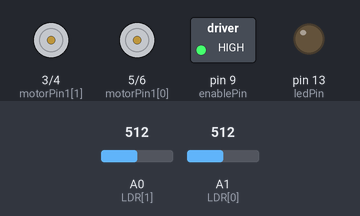
This sketch was run on a simulated Arduino Uno, built with avr-gcc and run on an emulated ATmega328P. Parts: motor-driver pin pairs drawn as motors (green arrow = first pin HIGH = forward, orange = second pin HIGH = backward, longer = more drive), switched loads named in the sketch (green lamp = pin HIGH), output pins drawn as LEDs (lit = HIGH). The test bench sets the inputs (shaded band); at power-on: A0 (LDR[1]) = 512, A1 (LDR[0]) = 512.

Above: at 1.2 s.
1.3 s: A0 (LDR[1]) set to 540
2.8 s: A0 (LDR[1]) set to 548
At 4.0 s:
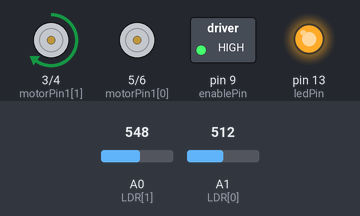
4.3 s: A1 (LDR[0]) set to 531
5.8 s: A1 (LDR[0]) set to 560
At 6.4 s:
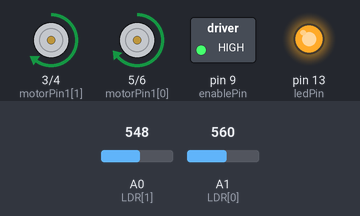
7.3 s: A0 (LDR[1]) set to 511
At 7.6 s:
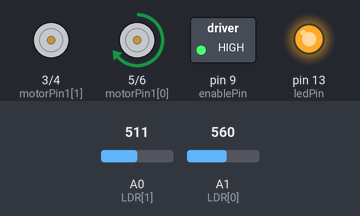
8.8 s: A1 (LDR[0]) set to 716
At 9.9 s:
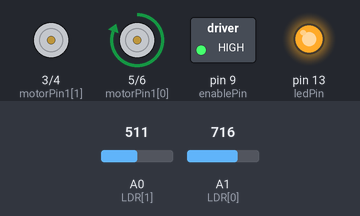
Timing chart, 0 to 11.3 s (numbered marks = the images above; inputs shaded):
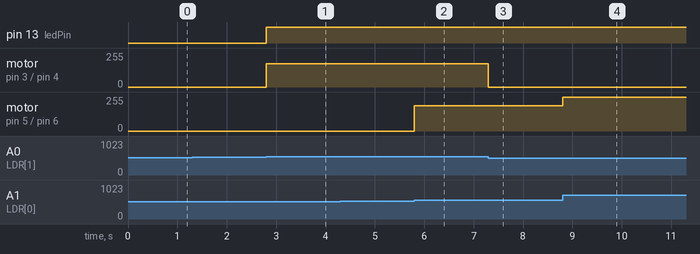

The sketch:

Photoresistor2_to_HbridgeL293D.ino
```cpp
// Photoresistor2_to_HbridgeL293D
// H-bridge wiring based on a sketch example at:
// http://garagelab.com/profiles/blogs/tutorial-l293d-h-bridge-dc-motor-controller-with-arduino
// Jay Salmonson
// 2/29/2016
// 3/14/2016

// pin assignments
int LDR[2] = {A1, A0};
int motorPin1[2] = {5, 3};
int motorPin2[2] = {6, 4};

// allocate variables:
int v[2];
int base[2];
int thresh[2] = {0, 0};
int drv[2];
int min[2]    = { 1000,  1000};
int max[2]    = {-1000, -1000};

int switchPin = 2; // switch input

int enablePin = 9; // pin 1 on L293D

int ledPin    = 13; // UNO LED

void setup() {
  // set the switch as an input:
  pinMode(switchPin, INPUT);

  // set up the pins:
  for (int i = 0; i <= 1; i++)
    {
     pinMode(LDR[i], INPUT);
     int base = analogRead(LDR[i]);
     min[i] = base;
     max[i] = base+100;
     pinMode(motorPin1[i], OUTPUT);
     pinMode(motorPin2[i], OUTPUT);
     analogWrite(motorPin1[i],0);
     analogWrite(motorPin2[i],0);
    }

    pinMode(enablePin, OUTPUT);
    // set enablePin high so that motor can turn on:
    digitalWrite(enablePin, HIGH);

    pinMode(ledPin, OUTPUT);
    digitalWrite(ledPin, LOW);
}

void loop() {

     // for each photoresistor 'i':
     for (int i = 0; i <= 1; i++) {
       // read the voltage of the photoresistor:
       v[i] = analogRead(LDR[i]);

       // find min and max value of the photoresistor:
       if (v[i] > max[i]) max[i] = v[i];
       if (v[i] < min[i]) min[i] = v[i];

       // Set the threshold to activate the motor at 35% between min and max
       int mx_mn35 = int(0.35*(max[i] - min[i]));
       thresh[i] = mx_mn35 + min[i];

       // If we're above threshold, then scale the motor voltage according to how far above threshold we are.
       if (v[i] > thresh[i]) {
         // minimum speed is 175.
         // maximum speed is 175 + 80 = 255.
         drv[i] = 175 + int( 80.0*( float(v[i] - thresh[i]) / (max[i] - thresh[i]) ));
       } else {
         drv[i] = 0; // remember to turn the motor off if below threshold
       }

       // send the voltage to the motor pins on the H-bridge:
       analogWrite(motorPin1[i], drv[i] );
       analogWrite(motorPin2[i], 0 );
     }

    // If either motor is driving, light the LED:
    if (drv[0] > 0 || drv[1] > 0) {
      digitalWrite(ledPin, HIGH);
    } else {
      digitalWrite(ledPin, LOW);
    }

}
```

Measured:
- the behaviour switches between 547 and 548 on A0 (LDR[1]) (found by bisection; images 0 and 1)
- the behaviour switches between 547 and 548 on A1 (LDR[0]) (found by bisection; images 1 and 2)
- after the input at 1.3 s, every drawn part: stays the same
- after the input at 2.8 s, pin 13 (ledPin): LOW → HIGH at once; motor on pin 3 (motorPin1[1]) / pin 4 (motorPin2[1]): stopped → forward 176/255 at once
- after the input at 4.3 s, every drawn part: stays the same
- after the input at 5.8 s, motor on pin 5 (motorPin1[0]) / pin 6 (motorPin2[0]): stopped → forward 191/255 at once
- after the input at 7.3 s, motor on pin 3 (motorPin1[1]) / pin 4 (motorPin2[1]): forward 176/255 → stopped at once
- after the input at 8.8 s, motor on pin 5 (motorPin1[0]) / pin 6 (motorPin2[0]): forward 191/255 → forward 255/255 at once
